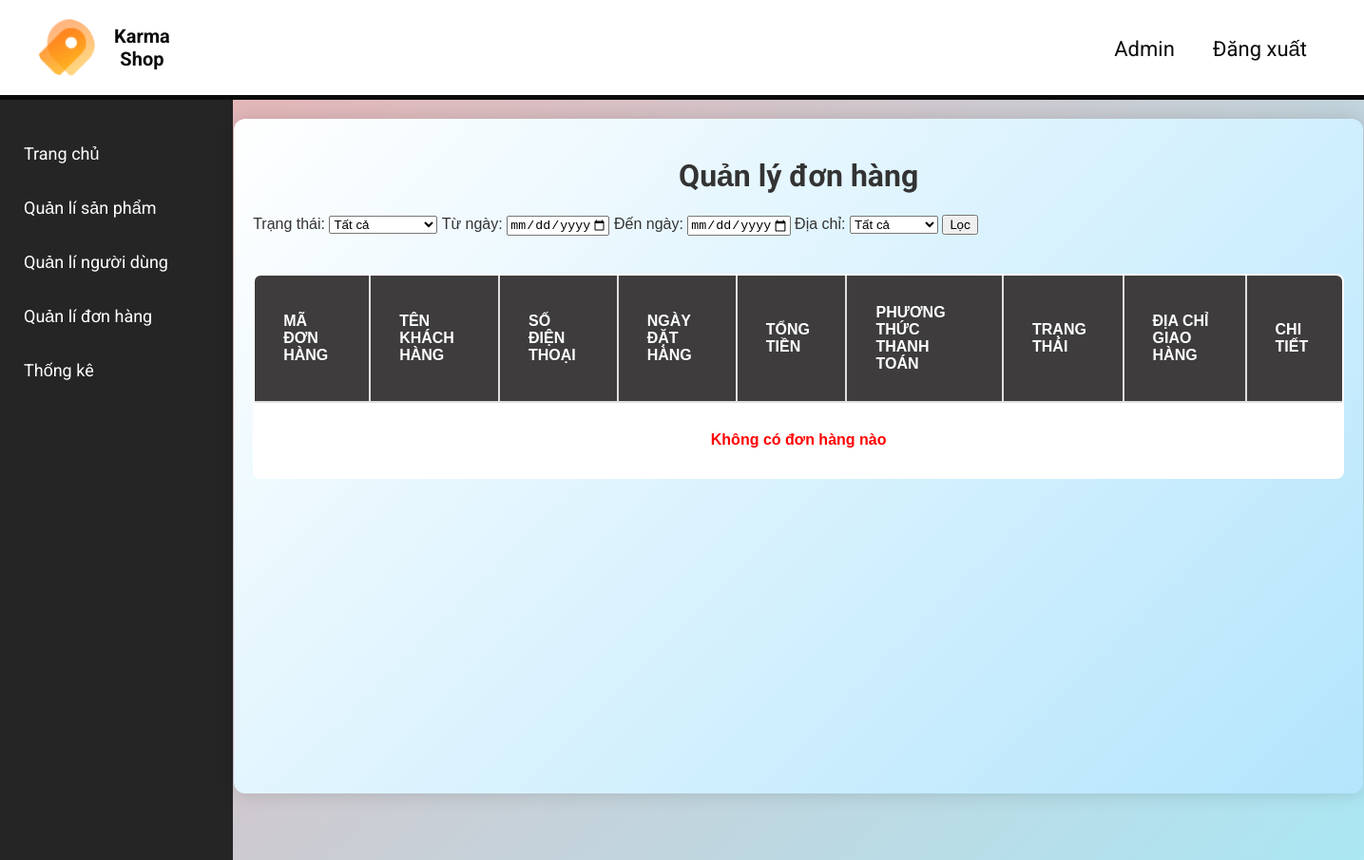
The app's page /ManageCustomerOrder.php (signed in), older data.
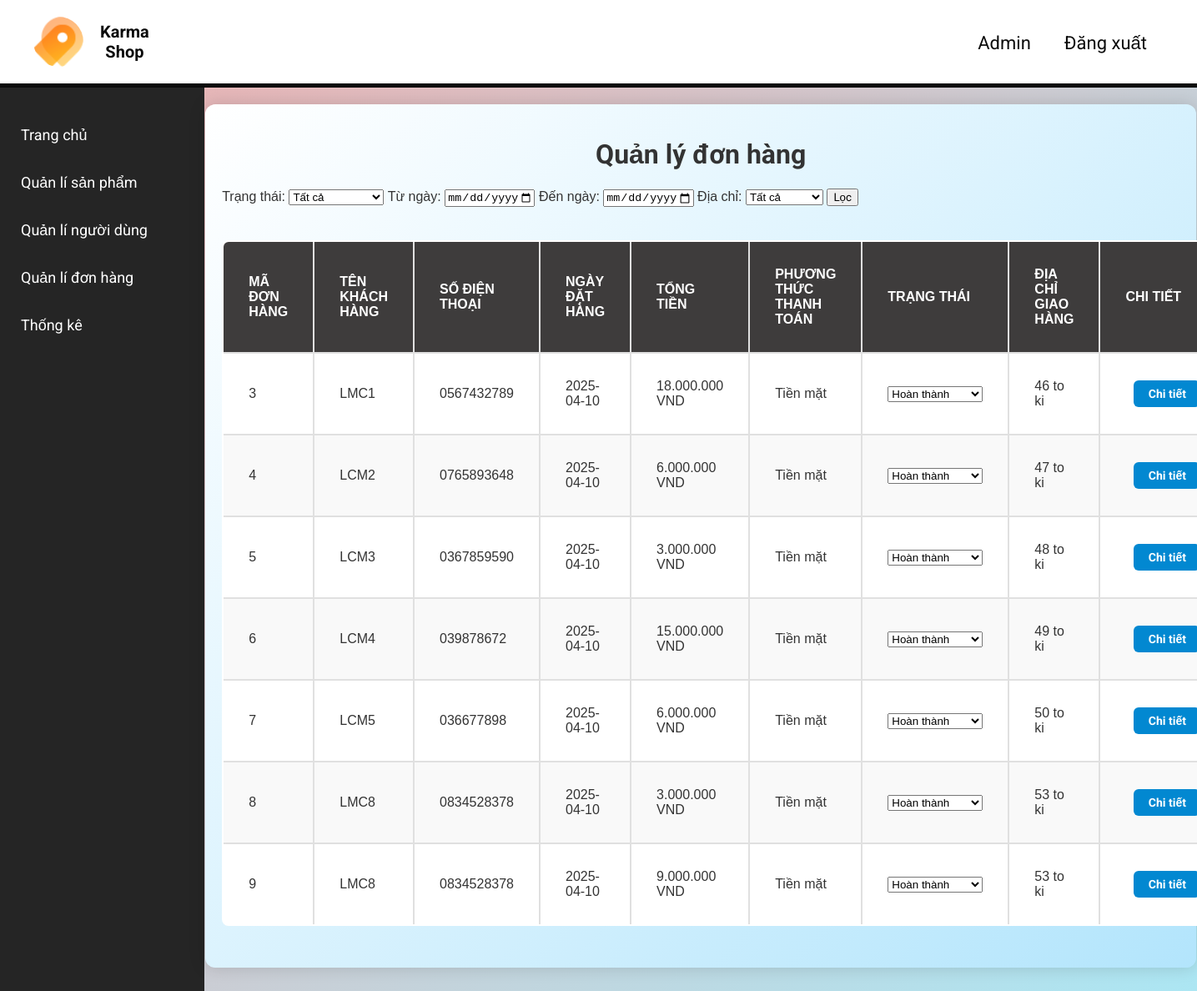
The same page, newer data.
### tables this page shows
CREATE TABLE `donhang` (
  `iddonhang` int(11) NOT NULL,
  `idKH` int(11) NOT NULL,
  `ngaymua` date DEFAULT NULL,
  `tongtien` decimal(10,2) DEFAULT NULL CHECK (`tongtien` >= 0),
  `trangthai` varchar(50) DEFAULT 'Chưa xác nhận',
  `diachi` text DEFAULT NULL,
  `sdt` varchar(15) DEFAULT NULL,
  `ghichu` text DEFAULT NULL,
  `phuongthucthanhtoan` varchar(50) NOT NULL DEFAULT 'Chưa xác định',
  `ngaycapnhat` timestamp NOT NULL DEFAULT current_timestamp() ON UPDATE current_timestamp()
);

CREATE TABLE `kh` (
  `idKH` int(11) NOT NULL,
  `diachi` varchar(255) DEFAULT NULL,
  `sdt` varchar(15) DEFAULT NULL,
  `email` varchar(255) NOT NULL,
  `dob` date NOT NULL,
  `tenkh` varchar(255) NOT NULL,
  `password` varchar(255) NOT NULL,
  `ngaydangky` date DEFAULT NULL,
  `status` tinyint(1) DEFAULT 1
);

### ManageCustomerOrder.php (the view, shortened to what this page needs)
<?php
$servername = "localhost";
$username = "root";
$password = "";
$database = "test";
$conn = new mysqli($servername, $username, $password, $database);
$statusFilter = $_GET['status'] ?? 'all';
$fromDate = $_GET['from-date'] ?? '';
$toDate = $_GET['to-date'] ?? '';
$addressFilter = $_GET['address'] ?? 'all';
$query = "SELECT donhang.*, kh.tenkh, kh.sdt FROM donhang
          LEFT JOIN kh ON donhang.idKH = kh.idKH
          WHERE 1=1";
$query .= " ORDER BY donhang.ngaymua DESC";
$stmt = $conn->prepare($query);
if (!$stmt->execute()) {
    die("Lỗi execute: " . $stmt->error);
}
$result = $stmt->get_result();
?>
<!DOCTYPE html>
<html lang="vi">
<head>
    <link rel="stylesheet" href="css/ManageCustomerOrder.css">
</head>
<body>
<header style="background-color: rgb(255,255,255); color: #0b0b0b; padding: 20px 40px; display: flex; align-items: center; justify-content: space-between; font-size: 28px; border-bottom: 5px solid #0b0b0b;">
    <div style="flex: 0; display: flex; align-items: center;">
        <img src="img/fav.png" alt="Karma Logo" style="width: 60px; height: 60px; border-radius: 50%; margin-right: 20px;">
        <h1 style="margin: 0; font-size: 20px;">Karma Shop</h1>
    </div>
    <nav style="flex: 1; text-align: center">
        <ul style="list-style: none; display: flex; justify-content: right; margin: 0; padding: 0;">
            <li style="margin: 0 20px;"><a href="admin.html" style="color: #0b0b0b; text-decoration: none; font-size: 22px;">Admin</a></li>
            <li style="margin: 0 20px;"><a href="dangxuatadmin.html" style="color: #0b0b0b; text-decoration: none; font-size: 22px;">Đăng xuất</a></li>
        </ul>
    </nav>
</header>
<div class="admin-container">
    <?php include 'sidebar.php'; ?>
    <div class="dashboard-container">
        <h1>Quản lý đơn hàng</h1>
        <form method="GET" class="filter-section">
            <label for="status">Trạng thái:</label>
            <select id="status" name="status">
                <option value="all" <?php if ($statusFilter == 'all') echo 'selected'; ?>>Tất cả</option>
            </select>
            <label for="from-date">Từ ngày:</label>
            <input type="date" id="from-date" name="from-date" min="2000-01-01" max="2099-12-31"
                   value="<?php echo htmlspecialchars($fromDate); ?>">
            <label for="to-date">Đến ngày:</label>
            <input type="date" id="to-date" name="to-date" min="2000-01-01" max="2099-12-31"
                   value="<?php echo htmlspecialchars($toDate); ?>">
            <label for="address">Địa chỉ:</label>
            <select id="address" name="address">
                <option value="all" <?php if ($addressFilter == 'all') echo 'selected'; ?>>Tất cả</option>
            </select>
            <button type="submit">Lọc</button>
        </form>
        <table>
            <thead>
            <tr>
                <th>Mã Đơn hàng</th>
                <th>Tên Khách hàng</th>
                <th>Số Điện Thoại</th>
                <th>Ngày Đặt hàng</th>
                <th>Tổng tiền</th>
                <th>Phương thức thanh toán</th>
                <th>Trạng thái</th>
                <th>Địa chỉ giao hàng</th>
                <th>Chi Tiết</th>
            </tr>
            </thead>
            <tbody>
            <?php
            if (mysqli_num_rows($result) > 0) {
                while ($row = mysqli_fetch_assoc($result)) { ?>
                    <tr>
                        <td><?php echo htmlspecialchars($row['iddonhang']); ?></td>
                        <td><?php echo htmlspecialchars($row['tenkh'] ?? 'Khách vãng lai'); ?></td>
                        <td><?php echo htmlspecialchars($row['sdt']); ?></td>
                        <td><?php echo htmlspecialchars($row['ngaymua']); ?></td>
                        <td><?php echo number_format($row['tongtien'], 0, ',', '.'); ?> VND</td>
                        <td><?php echo htmlspecialchars($row['phuongthucthanhtoan']); ?></td>
                        <td>
                            <select class="update-status" data-order-id="<?php echo $row['iddonhang']; ?>">
                                <option value="Hoàn thành" <?php if (trim($row['trangthai']) == 'Hoàn thành') echo 'selected'; ?>>Hoàn thành</option>
                            </select>
                        </td>
                        <td><?php echo htmlspecialchars($row['diachi']); ?></td>
                        <td>
                            <a href="viewdetail.php?id=<?php echo $row['iddonhang']; ?>" class="view-details-btn">Chi tiết</a>
                        </td>
                    </tr>
                    <?php
                }
            } else { ?>
                <tr>
                    <td colspan="9" style="text-align: center; font-weight: bold; color: red;">Không có đơn hàng nào</td>
                </tr>
            <?php } ?>
            </tbody>
        </table>
    </div>
</div>
</body>
</html>

### sidebar.php (shortened to what this page needs)
<?php
$current_page = basename($_SERVER['PHP_SELF']);
?>
<div class="sidebar">
    <ul>
        <li><a href="admin.php" class="<?= ($current_page == 'admin.php') ? 'active' : '' ?>">Trang chủ</a></li>
        <li><a href="managerp.php" class="<?= ($current_page == 'managerp.php') ? 'active' : '' ?>">Quản lí sản phẩm</a></li>
        <li><a href="manager-user.php" class="<?= ($current_page == 'manager-user.php') ? 'active' : '' ?>">Quản lí người dùng</a></li>
        <li><a href="ManageCustomerOrder.php" class="<?= ($current_page == 'ManageCustomerOrder.php') ? 'active' : '' ?>">Quản lí đơn hàng</a></li>
        <li class="dropdown">
            <a href="#">Thống kê</a>
        </li>
    </ul>
</div>

### css/ManageCustomerOrder.css (style rules this page uses)
.admin-container { display: flex !important; min-height: 100vh !important; }
body { font-family: 'Roboto', sans-serif; }
h1, h6, p, a, button, .single-features, .product-details { font-family: 'Roboto', sans-serif; }
.sidebar { width: 15% !important; background-color: #252525 !important; color: white !important; padding: 20px 15px !important; }
.sidebar ul { list-style: none !important; padding: 0 !important; }
.sidebar ul li { margin: 15px 0 !important; }
.sidebar ul li a { color: white !important; text-decoration: none !important; font-size: 18px !important; display: block !important; padding: 10px !important; border-radius: 5px !important; transition: background 0.3s !important; }
.dropdown { position: relative; }
body { font-family: 'Poppins', sans-serif; background: linear-gradient(135deg, #efafaf, #abe7f4); margin: 0; padding: 0; color: #333; }
.dashboard-container { width: 80%; margin: 20px auto; padding: 20px; background: linear-gradient(135deg, #ffffff, #b3e5fc); border-radius: 12px; box-shadow: 0 0 20px rgba(0, 0, 0, 0.15); padding-bottom: 50px; margin-bottom: 70px; }
table { width: 100%; border-collapse: collapse; margin-top: 40px; background-color: #ffffff; border-radius: 8px; overflow: hidden; }
table, th, td { border: 2px solid #e0e0e0; }
th, td { padding: 30px; text-align: left; }
th { background-color: #3e3c3c; color: #ffffff; text-transform: uppercase; }
tr:nth-child(even) td { background-color: #f9f9f9; }
tr:nth-child(odd) td { background-color: #ffffff; }
.view-details-btn { background-color: #0288d1; color: white; padding: 8px 15px; border-radius: 6px; width: 50px; text-decoration: none; font-size: 14px; font-weight: bold; text-align: center; margin-left: 10px; display: inline-block; transition: background-color 0.3s ease, transform 0.2s ease; cursor: pointer; }
h1 { text-align: center; }

Row changes from the older to the newer data that the page shows:
added donhang: iddonhang "3", idKH.tenkh "LMC1", idKH.sdt "0567432789", ngaymua "2025-04-10", tongtien "18.000.000", phuongthucthanhtoan "Tiền mặt", trangthai+iddonhang "Hoàn thành", diachi "46 to ki"
added donhang: iddonhang "4", idKH.tenkh "LCM2", idKH.sdt "0765893648", ngaymua "2025-04-10", tongtien "6.000.000", phuongthucthanhtoan "Tiền mặt", trangthai+iddonhang "Hoàn thành", diachi "47 to ki"
added donhang: iddonhang "5", idKH.tenkh "LCM3", idKH.sdt "0367859590", ngaymua "2025-04-10", tongtien "3.000.000", phuongthucthanhtoan "Tiền mặt", trangthai+iddonhang "Hoàn thành", diachi "48 to ki"
added donhang: iddonhang "6", idKH.tenkh "LCM4", idKH.sdt "039878672", ngaymua "2025-04-10", tongtien "15.000.000", phuongthucthanhtoan "Tiền mặt", trangthai+iddonhang "Hoàn thành", diachi "49 to ki"
added donhang: iddonhang "7", idKH.tenkh "LCM5", idKH.sdt "036677898", ngaymua "2025-04-10", tongtien "6.000.000", phuongthucthanhtoan "Tiền mặt", trangthai+iddonhang "Hoàn thành", diachi "50 to ki"
added donhang: iddonhang "8", idKH.tenkh "LMC8", idKH.sdt "0834528378", ngaymua "2025-04-10", tongtien "3.000.000", phuongthucthanhtoan "Tiền mặt", trangthai+iddonhang "Hoàn thành", diachi "53 to ki"
added donhang: iddonhang "9", idKH.tenkh "LMC8", idKH.sdt "0834528378", ngaymua "2025-04-10", tongtien "9.000.000", phuongthucthanhtoan "Tiền mặt", trangthai+iddonhang "Hoàn thành", diachi "53 to ki"
Text that changed along with them:
text no longer shown: "Không có đơn hàng nào"
